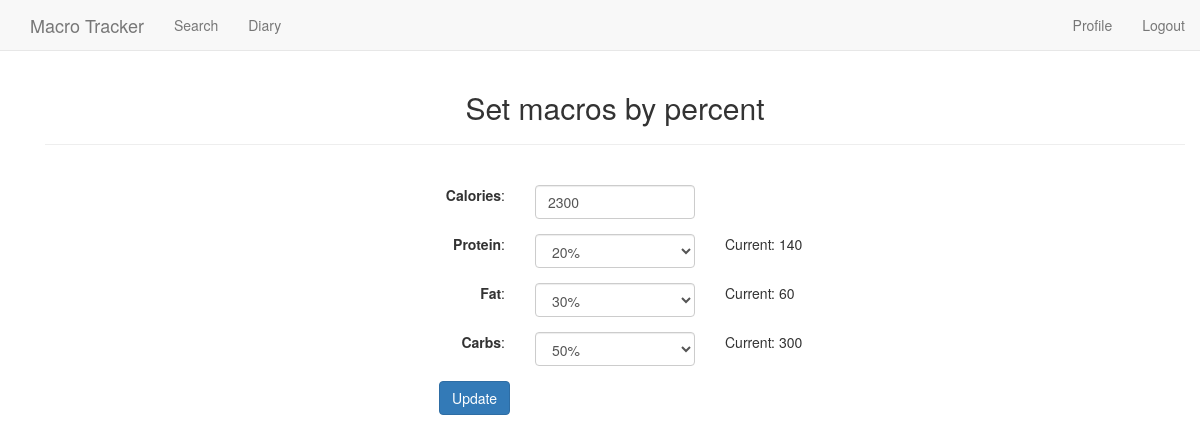
The app's page /profile/macrospercent (signed in), older data.
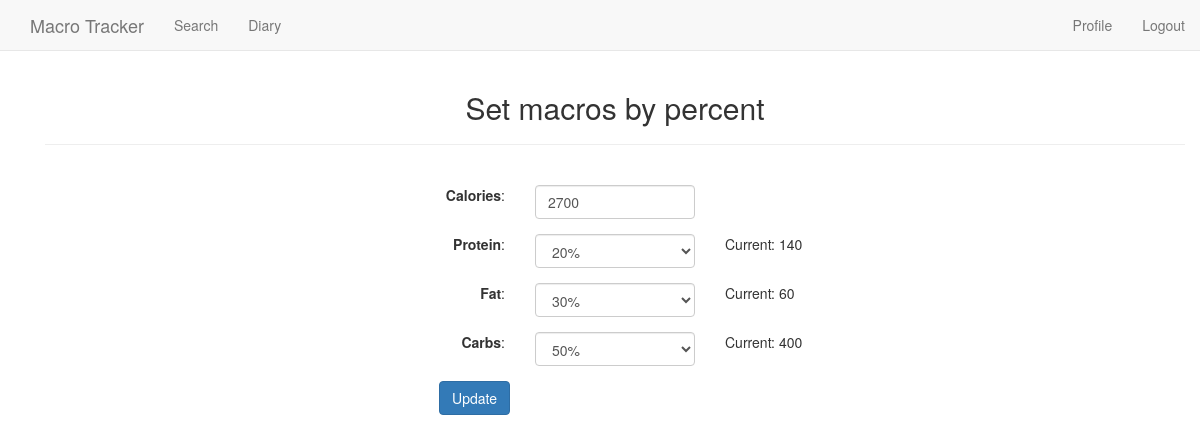
The same page, newer data.
### app/models.py (models this page shows, shortened)
class User(UserMixin, db.Model):
    id = db.Column(db.Integer, primary_key=True)
    username = db.Column(db.String(64), index=True, unique=True)
    email = db.Column(db.String(120), index=True, unique=True)
    password_hash = db.Column(db.String(128))
    calories_goal = db.Column(db.Integer(), default=2000)
    carb_goal = db.Column(db.Numeric(), default=.55)
    fat_goal = db.Column(db.Numeric(), default=.25)
    protein_goal = db.Column(db.Numeric(), default=.2)
    carbs_grams = db.Column(db.Integer(), default=275)
    fat_grams = db.Column(db.Integer(), default=55)
    protein_grams = db.Column(db.Integer(), default=100)
    food = db.relationship('Food', backref='user', lazy='dynamic')

### app/routes.py (the view, shortened to what this page needs)
@app.route('/profile/macrospercent', methods=['GET', 'POST'])
def macros_percent():
    if current_user.is_authenticated == False:
        return redirect(url_for('login'))
    else:
        user = User.query.filter_by(id=current_user.get_id()).first()
        form = SetMacroForm(calories=user.calories_goal, fat=float(user.fat_goal), carbs=float(user.carb_goal), protein=float(user.protein_goal))
        if request.method == 'GET':
            return render_template('macros_percent.html', user=user, form=form)

### app/forms.py
class SetMacroForm(FlaskForm):
  PERCENT_CHOICES = [(.05, "5%"),
                     (.1, "10%"),
                     (.15, "15%"),
                     (.2, "20%"),
                     (.25, "25%"),
                     (.3, "30%"),
                     (.35, "35%"),
                     (.4, "40%"),
                     (.45, "45%"),
                     (.5, "50%"),
                     (.55, "55%"),
                     (.6, "60%"),
                     (.65, "65%"),
                     (.7, "70%"),
                     (.75, "75%"),
                     (.8, "80%"),
                     (.85, "85%"),
                     (.9, "90%")]
  calories = IntegerField('Calories', validators=[DataRequired()])
  protein = SelectField('Protein', choices=PERCENT_CHOICES, validators=[DataRequired()], default=.1)
  fat = SelectField('Fat', choices=PERCENT_CHOICES, validators=[DataRequired()])
  carbs = SelectField('Carbs', choices=PERCENT_CHOICES, validators=[DataRequired()])
  change_macros = SubmitField('Update')

### app/models.py (called while the page is built)
@login.user_loader
def load_user(id):
    return User.query.get(int(id))

### app/templates/macros_percent.html (shortened to what this page needs)
{% extends 'base.html' %}
{% block app_content %}
<div class="container">
    <h2 class='text-center'>Set macros by percent</h2>
    <hr/><br/>
    <div class="text-center">
        <form class="text-left col-md-6 col-md-offset-3" method="post">
            <div class="form-group row">
                <div class="col-md-4 col-form-label text-right">
                    {{ form.calories.label }}:
                </div>
                <div class="col-md-4">
                    {{ form.calories(class="form-control") }}
                </div>
            </div>
            <div class="form-group row">
                <div class="col-md-4 col-form-label text-right">
                    {{ form.protein.label }}:
                </div>
                <div class="col-md-4">
                    {{ form.protein(class="selectpicker form-control") }}
                </div>
                <div class="col-md-4">
                    Current: {{ user.protein_grams }}
                </div>
            </div>
            <div class="form-group row">
                <div class="col-md-4 col-form-label text-right">
                    {{ form.fat.label }}:
                </div>
                <div class="col-md-4">
                    {{ form.fat(class="selectpicker form-control") }}
                </div>
                <div class="col-md-4">
                    Current: {{ user.fat_grams }}
                </div>
            </div>
            <div class="form-group row">
                <div class="col-md-4 col-form-label text-right">
                    {{ form.carbs.label }}:
                </div>
                <div class="col-md-4">
                    {{ form.carbs(class="selectpicker form-control") }}
                </div>
                <div class="col-md-4">
                    Current: {{ user.carbs_grams }}
                </div>
            </div>
            <div class="col-md-4 text-right">
                {{ form.change_macros(class="btn btn-primary mb-2") }}
            </div>
        </form>
    </div>
</div>
{% endblock %}

### app/templates/base.html (shortened to what this page needs)
{% extends 'bootstrap/base.html' %}
{% block navbar %}
<nav class="navbar navbar-default navbar-static-top">
  <div class="container">
    <div class="navbar-header">
      <a class="navbar-brand" href="/">Macro Tracker</a>
    </div>
    <div id="navbar" class="navbar-collapse collapse">
      <ul class="nav navbar-nav">
        <li><a href="/search">Search</a></li>
      </ul>
      <ul class="nav navbar-nav">
        <li><a href="/diary">Diary</a></li>
      </ul>
      <ul class="nav navbar-nav navbar-right">
        {% if current_user.is_anonymous %}
        {% else %}
          <li><a href="{{ url_for('profile') }}">Profile</a></li>
        {% endif %}
        <ul class="nav navbar-nav navbar-right">
        {% if current_user.is_anonymous %}
        <li><a href="{{ url_for('login') }}">Login</a></li>
        {% else %}
        <li><a href="{{ url_for('logout') }}">Logout</a></li>
        {% endif %}
      </ul>
    </div>
  </div>
</nav>
{% endblock %}
{% block content %}
    <div class="container">
        {% block app_content %}{% endblock %}
    </div>
{% endblock %}

Row changes from the older to the newer data that the page shows:
changed User: carbs_grams "300" → "400"
Text that changed along with them:
form field calories: "2300" → "2700"
